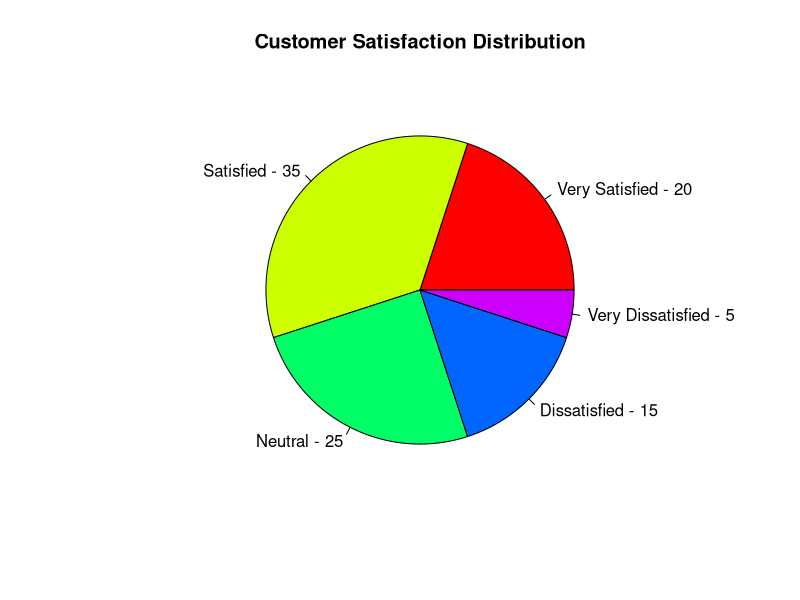

The R source for this figure:
# Sample data (number of responses)
scores <- c(20, 35, 25, 15, 5)
labels <- c("Very Satisfied", "Satisfied", "Neutral", "Dissatisfied", "Very Dissatisfied")

# Create pie chart
pie(scores,
    labels = paste(labels, scores, sep = " - "),
    col = rainbow(length(scores)),
    main = "Customer Satisfaction Distribution")
